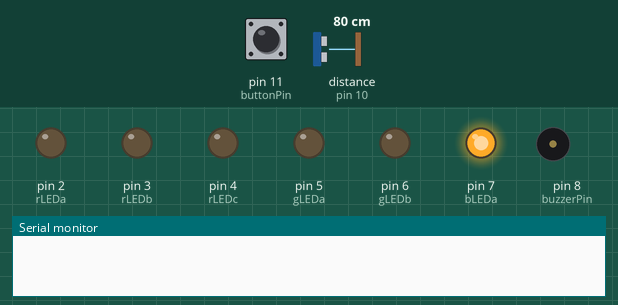
This sketch was run on a simulated Arduino Uno, built with avr-gcc and run on an emulated ATmega328P. On the bench: output pins drawn as LEDs (lit = HIGH), buzzer (waves = sounding), the last lines printed to the serial monitor. The test bench sets the inputs (shaded band); at power-on: pin 11 (buttonPin) HIGH, distance to the obstacle (sensor on pin 10) 80 cm. The echo pulse lasts 58.3 µs per cm; pins used as bus, display or sensor lines are not drawn.

Above: at 1.2 s.
1.3 s: pin 11 (buttonPin) pulled LOW for 0.15 s
At 1.8 s:
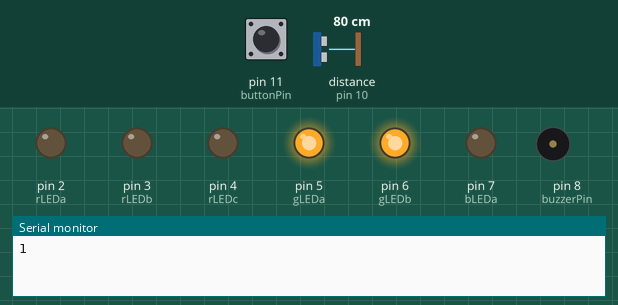
2.9 s: distance to the obstacle (sensor on pin 10) set to 7 cm
4.4 s: distance to the obstacle (sensor on pin 10) set to 4 cm
At 6.2 s:
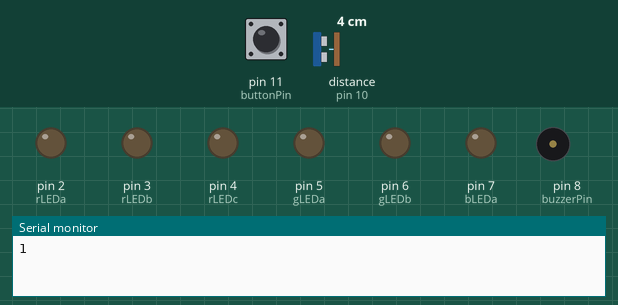
7.4 s: distance to the obstacle (sensor on pin 10) set to 9 cm
At 8.7 s:
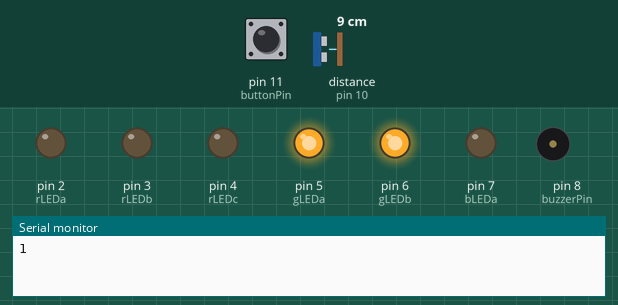
9.7 s: pin 11 (buttonPin) pulled LOW for 1 s
At 10.8 s:
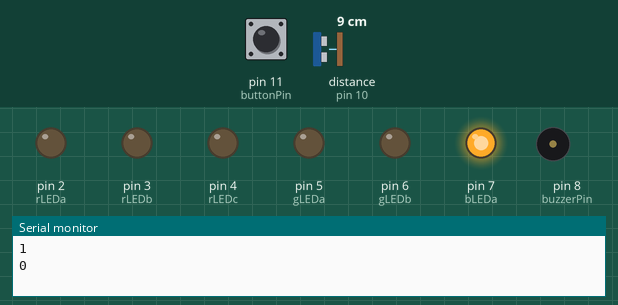
Timing chart, 0 to 12.7 s (numbered marks = the images above; inputs shaded):
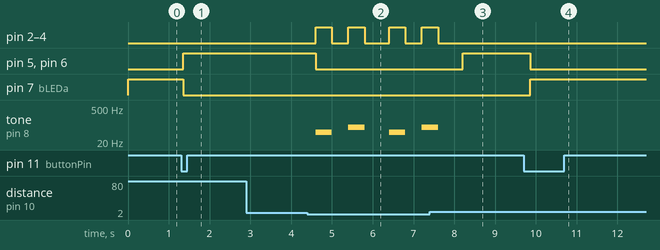

The sketch:

Experiment.ino
```cpp
const int trigPin = 9; //sets trig on the ultrasonic sensor to pin 9
const int echoPin = 10; //sets echo on the ultrasonic sensor to pin 10
const int buzzerPin = 8; //sets the active buzzer to pin 8
const int buttonPin = 11; //sets the button to pin 11
const int rLEDa = 2; //sets red LED a to pin 2
const int rLEDb = 3; //sets red LED b to pin 3
const int rLEDc = 4; //sets red LED c to pin 4
const int gLEDa = 5; //sets green LED a to pin 5
const int gLEDb = 6; //sets green LED b to pin 6
const int bLEDa = 7; //sets blue LED a to pin 7

bool systemOn = false; //tracks whether the system is ON or OFF
bool lastButtonState = HIGH; //stores the previous button state

void setup() { //the setup funtion
  pinMode(trigPin, OUTPUT); //sets trig on the ultrasonic sensor to an output
  pinMode(echoPin, INPUT); //sets echo on the ultrasonic sensor to an input
  pinMode(buzzerPin, OUTPUT); //sets the buzzer to an output
  pinMode(buttonPin, INPUT); //sets the button to an input but with an internal pull-up resistor

  pinMode(rLEDa, OUTPUT); //sets red LED a to an output
  pinMode(rLEDb, OUTPUT); //sets red LED b to an output
  pinMode(rLEDc, OUTPUT); //sets red LED c to an output
  pinMode(gLEDa, OUTPUT); //sets green LED a to an output
  pinMode(gLEDb, OUTPUT); //sets green LED b to an output
  pinMode(bLEDa, OUTPUT); //sets blue LED a to an output
  Serial.begin(9600); //allows the serial monitor to run at 9600 bits
}

void loop() { //the loop function
  long duration; //makes the duration variable
  int distance; //makes the distance variable

  bool currentButtonState = digitalRead(buttonPin); //reads the current button state

  if (lastButtonState == HIGH && currentButtonState == LOW) { //detects if button was pressed (falling edge)
    systemOn = !systemOn; //toggles the system state
    Serial.println(systemOn); //prints system state to serial monitor
    delay(50); //adds a small delay to prevent button bounce
  }

  lastButtonState = currentButtonState; //updates the lastButtonState

  if(systemOn == false) { //what happens if the system is OFF
    digitalWrite(bLEDa, HIGH); //turns blue LED a on
    noTone(buzzerPin); //turns the buzzer off
    digitalWrite(rLEDa, LOW); //turns red LED a off
    digitalWrite(rLEDb, LOW); //turns red LED b off
    digitalWrite(rLEDc, LOW); //turns red LED c off
    digitalWrite(gLEDa, LOW); //turns green LED a off
    digitalWrite(gLEDb, LOW); //turns green LED b off
  } else { //what happens if the system is ON
    digitalWrite(bLEDa, LOW); //turns blue LED a off
    digitalWrite(trigPin, LOW); //turns the trig on ultrasonic sensor off
    delayMicroseconds(2); //waits 2 microseconds
    digitalWrite(trigPin, HIGH); //turns the trig on ultrasonic sensor on
    delayMicroseconds(10); //waits 10 microseconds
    digitalWrite(trigPin, LOW); //turns the trig on ultrasonic sensor off

    duration = pulseIn(echoPin, HIGH); //detects the duration of the pulse from the ultrasonic sensor
    distance = duration * 0.034 / 2; //calculates the distance based on the pulse duration

    if(distance < 5) { //if ultrasonic sensor detects something within 5cm
      digitalWrite(gLEDa, LOW); //turns green LED a off
      digitalWrite(gLEDb, LOW); //turns green LED b off
      tone(buzzerPin, 50); //sets the buzzer tone to 50Hz
      digitalWrite(rLEDa, HIGH); //turns red LED a on
      digitalWrite(rLEDb, HIGH); //turns red LED b on
      digitalWrite(rLEDc, HIGH); //turns red LED c on
      delay(400); //waits 0.4 seconds
      noTone(buzzerPin); //turns the buzzer off
      digitalWrite(rLEDa, LOW); //turns red LED a off
      digitalWrite(rLEDb, LOW); //turns red LED b off
      digitalWrite(rLEDc, LOW); //turns red LED c off
      delay(400); //waits 0.4 seconds
      tone(buzzerPin, 80); //sets the buzzer tone to 80Hz
      digitalWrite(rLEDa, HIGH); //turns red LED a on
      digitalWrite(rLEDb, HIGH); //turns red LED b on
      digitalWrite(rLEDc, HIGH); //turns red LED c on
      delay(400); //waits 0.4 seconds
      noTone(buzzerPin); //turns the buzzer off
      digitalWrite(rLEDa, LOW); //turns red LED a off
      digitalWrite(rLEDb, LOW); //turns red LED b off
      digitalWrite(rLEDc, LOW); //turns red LED c off
      delay(400); //waits 0.4 seconds
    } else { //if the ultrasonic sensor doesn't detect anything
      digitalWrite(gLEDa, HIGH); //turns green LED a on
      digitalWrite(gLEDb, HIGH); //turns green LED b on
      noTone(buzzerPin); //turns the buzzer off
      digitalWrite(rLEDa, LOW); //turns red LED a off
      digitalWrite(rLEDb, LOW); //turns red LED b off
      digitalWrite(rLEDc, LOW); //turns red LED c off
    }

    delay(200); //waits 0.2 seconds
  }
}
```

Measured:
- the behaviour switches between 6 and 5 cm on distance to the obstacle (sensor on pin 10) (found by bisection; images 1 and 2)
- after the input at 1.3 s, pin 5 (gLEDa), pin 6 (gLEDb): LOW → HIGH after 0.06 s; pin 7 (bLEDa): HIGH → LOW after 0.05 s
- after the input at 2.9 s, every drawn part: stays the same
- after the input at 4.4 s, pin 2 (rLEDa), pin 3 (rLEDb): goes HIGH 0.40 s, LOW 0.40 s, HIGH 0.40 s, LOW 0.60 s, HIGH 0.40 s, LOW 0.40 s, then HIGH, starting after 0.20 s
- after the input at 7.4 s, pin 2 (rLEDa), pin 3 (rLEDb), pin 4 (rLEDc): goes on until 7.6 s, then stays LOW; pin 5 (gLEDa), pin 6 (gLEDb): LOW → HIGH after 0.80 s; tone on pin 8 (buzzerPin): goes on until 7.6 s, then stays silent
- after the input at 9.7 s, pin 5 (gLEDa), pin 6 (gLEDb): HIGH → LOW after 0.16 s; pin 7 (bLEDa): LOW → HIGH after 0.16 s
